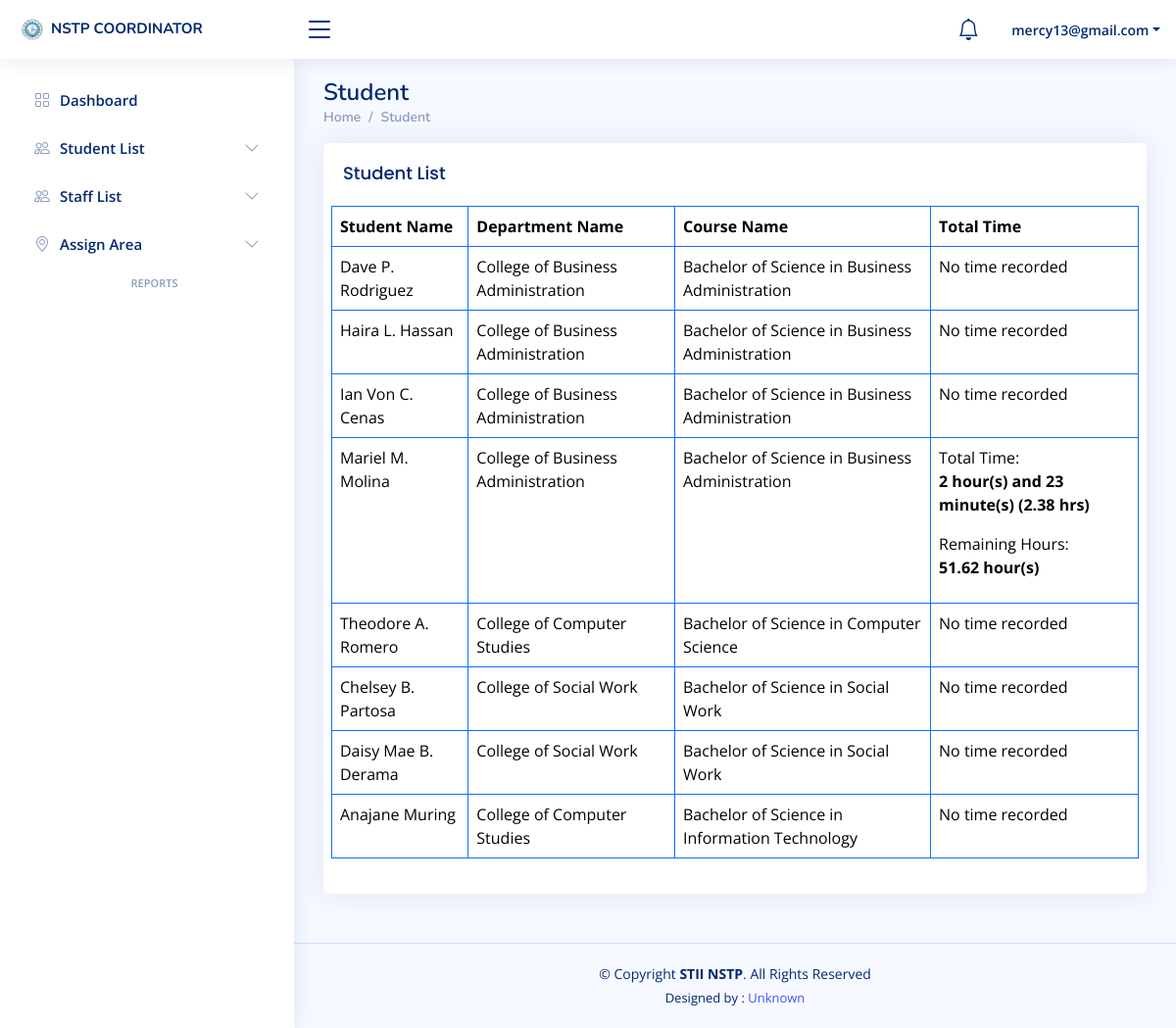
The page /Coordinator/st_cleaning.php (signed in) on the database its author committed.
### tables this page shows
CREATE TABLE `students` (
  `s_id` int(11) NOT NULL,
  `full_name` varchar(255) NOT NULL,
  `student_id` varchar(255) NOT NULL,
  `d_id` int(11) NOT NULL,
  `c_id` int(11) NOT NULL,
  `section` varchar(255) NOT NULL,
  `n_id` int(11) NOT NULL,
  `status` varchar(255) NOT NULL DEFAULT 'Enrolled',
  `address` varchar(255) NOT NULL,
  `gender` varchar(255) NOT NULL,
  `age` varchar(255) NOT NULL,
  `birthdate` varchar(255) NOT NULL,
  `civil_status` varchar(255) NOT NULL,
  `profile_picture` varchar(255) NOT NULL,
  `valid_id` varchar(255) NOT NULL,
  `email` varchar(255) NOT NULL,
  `contact_number` varchar(255) NOT NULL,
  `date` timestamp NOT NULL DEFAULT current_timestamp() ON UPDATE current_timestamp()
);

CREATE TABLE `departments` (
  `d_id` int(11) NOT NULL,
  `department_name` varchar(255) NOT NULL,
  `date` timestamp NOT NULL DEFAULT current_timestamp() ON UPDATE current_timestamp(),
  `status` varchar(255) NOT NULL DEFAULT 'Available'
);

CREATE TABLE `course` (
  `c_id` int(11) NOT NULL,
  `course_name` varchar(255) NOT NULL,
  `d_id` int(11) NOT NULL,
  `date` timestamp NOT NULL DEFAULT current_timestamp() ON UPDATE current_timestamp(),
  `status` varchar(255) NOT NULL DEFAULT 'Available'
);

CREATE TABLE `end_code` (
  `ec_id` int(11) NOT NULL,
  `s_id` int(11) NOT NULL,
  `assign_off_id` int(11) NOT NULL,
  `area_id` int(11) NOT NULL,
  `et` varchar(255) NOT NULL,
  `status` varchar(255) NOT NULL,
  `date` timestamp NOT NULL DEFAULT current_timestamp() ON UPDATE current_timestamp(),
  `rt_id` int(11) NOT NULL,
  `o_id` int(11) NOT NULL
);

CREATE TABLE `start_code` (
  `sc_id` int(11) NOT NULL,
  `s_id` int(11) NOT NULL,
  `assign_off_id` int(11) NOT NULL,
  `area_id` int(11) NOT NULL,
  `st` varchar(255) NOT NULL,
  `status` varchar(255) NOT NULL DEFAULT 'Active',
  `date` timestamp NOT NULL DEFAULT current_timestamp() ON UPDATE current_timestamp(),
  `rt_id` int(11) NOT NULL,
  `o_id` int(11) NOT NULL
);

### Coordinator/st_cleaning.php (the view, shortened to what this page needs)
<?php
if (isset($_SESSION['email']) && isset($_SESSION['co_id']) && ($_SESSION['password']) ) {
?>
<!DOCTYPE html>
<html lang="en">
<head>
  <link href="assets/vendor/bootstrap/css/bootstrap.min.css" rel="stylesheet">
  <link href="assets/vendor/bootstrap-icons/bootstrap-icons.css" rel="stylesheet">
  <link href="assets/vendor/boxicons/css/boxicons.min.css" rel="stylesheet">
  <link href="assets/vendor/quill/quill.snow.css" rel="stylesheet">
  <link href="assets/vendor/quill/quill.bubble.css" rel="stylesheet">
  <link href="assets/vendor/remixicon/remixicon.css" rel="stylesheet">
  <link href="assets/vendor/simple-datatables/style.css" rel="stylesheet">
  <link href="assets/css/style.css" rel="stylesheet">
</head>
<body>
<?php include 'Include/header.php'; ?>
<?php include 'Include/sidebar.php'; ?>
  <main id="main" class="main">
    <div class="pagetitle">
      <h1>Student</h1>
      <nav>
        <ol class="breadcrumb">
          <li class="breadcrumb-item"><a href="dashboard.php">Home</a></li>
          <li class="breadcrumb-item">Student</li>
        </ol>
      </nav>
    </div>
    <section class="section">
      <div class="row">
        <div class="col-lg-12">
          <div class="card">
            <div class="card-body">
              <div class="row">
              	<div class="col-lg-3">
              		<h5 class="card-title">Student List</h5>
              	</div>
              <table class="table table-bordered border-primary">
                <thead>
                  <tr>
                    <th scope="col">Student Name</th>
                    <th scope="col">Department Name</th>
                    <th scope="col">Course Name</th>
                    <th scope="col">Total Time</th>
                  </tr>
                </thead>
                <tbody>
                  <?php
include 'conn.php';
if (isset($_SESSION['email'], $_SESSION['co_id'], $_SESSION['password'])) {
    $co_id = $_SESSION['co_id'];
    $query = "
        SELECT
            s.s_id, s.student_id, s.full_name, s.status, s.section,
            d.department_name, s.c_id, c.course_name, s.n_id
        FROM students s
        LEFT JOIN departments d ON s.d_id = d.d_id
        LEFT JOIN course c ON s.c_id = c.c_id
        WHERE s.status = 'Enrolled' AND s.n_id = '$co_id'
    ";
    $results = mysqli_query($conn, $query) or die("Database error: " . mysqli_error($conn));
    if (mysqli_num_rows($results) > 0) {
        while ($row = mysqli_fetch_assoc($results)) {
            $s_id = $row['s_id'];
            $full_name = htmlspecialchars($row['full_name']);
            $department_name = htmlspecialchars($row['department_name'] ?? 'N/A');
            $course_name = htmlspecialchars($row['course_name'] ?? 'N/A');
            $start_date = $end_date = $area_name_start = $area_name_end = '';
            $hours = $minutes = 0;
            $has_time = false;
            $total_time_hours = 0;
            $sql_start = "
                SELECT sc.date, a.area_name
                FROM start_code sc
                INNER JOIN area a ON sc.area_id = a.area_id
                WHERE sc.s_id = ?
                ORDER BY sc.date ASC LIMIT 1
            ";
            $stmt_start = $conn->prepare($sql_start);
            $stmt_start->bind_param("i", $s_id);
            $stmt_start->execute();
            $stmt_start->bind_result($start_date, $area_name_start);
            $sql_end = "
                SELECT ec.date, a.area_name
                FROM end_code ec
                INNER JOIN area a ON ec.area_id = a.area_id
                WHERE ec.s_id = ?
                ORDER BY ec.date DESC LIMIT 1
            ";
            $stmt_end = $conn->prepare($sql_end);
            $stmt_end->bind_param("i", $s_id);
            $stmt_end->execute();
            $stmt_end->bind_result($end_date, $area_name_end);
            if (!empty($start_date) && !empty($end_date)) {
                $start_ts = strtotime($start_date);
                $end_ts = strtotime($end_date);
                $total_seconds = $end_ts - $start_ts;
                if ($total_seconds > 0 && $total_seconds <= 86400) {
                    $hours = floor($total_seconds / 3600);
                    $minutes = floor(($total_seconds % 3600) / 60);
                    $total_time_hours = $hours + ($minutes / 60);
                    $has_time = true;
                }
            }
            $remaining_hours = max(0, number_format(54 - $total_time_hours, 2));
            $total_time_display = number_format($total_time_hours, 2);
            ?>
            <tr>
                <td><?= $full_name ?></td>
                <td><?= $department_name ?></td>
                <td><?= $course_name ?></td>
                <td>
                    <?php if ($has_time): ?>
                        <p>Total Time: <br> <strong><?= "$hours hour(s) and $minutes minute(s)" ?> (<?= $total_time_display ?> hrs)</strong></p>
                        <?php if ($total_time_hours >= 54): ?>
                            <p style="color: green; font-weight: bold;">🎉 Congratulations! You've completed the required 54 hours.</p>
                        <?php else: ?>
                            <p>Remaining Hours: <br> <strong><?= $remaining_hours ?> hour(s)</strong></p>
                        <?php endif; ?>
                    <?php else: ?>
                        <p>No time recorded</p>
                    <?php endif; ?>
                </td>
            </tr>
            <?php
        }
    } else {
        echo "<tr><td colspan='7'><center>No Enrolled Students Found</center></td></tr>";
    }
} else {
    echo "Please log in to view the data.";
}
?>
                </tbody>
              </table>
            </div>
          </div>
        </div>
      </div>
    </section>
  </main>
  <footer id="footer" class="footer">
    <div class="copyright">
      &copy; Copyright <strong><span>STII NSTP</span></strong>. All Rights Reserved
    </div>
    <div class="credits">
      Designed by : <a href="#">Unknown</a>
    </div>
  </footer>
</body>
</html>
<?php
}else{
    header("Location: sign_in.php");
    exit();
}
?>

### Coordinator/Include/header.php (shortened to what this page needs)
<header id="header" class="header fixed-top d-flex align-items-center">
  <div class="d-flex align-items-center justify-content-between">
    <a href="dashboard.php" class="logo d-flex align-items-center">
      <img src="assets/img/s.png" alt="">
      <span class="d-none d-lg-block" style="font-size: 15px;">NSTP COORDINATOR</span>
    </a>
    <i class="bi bi-list toggle-sidebar-btn"></i>
  </div>
  <nav class="header-nav ms-auto">
    <ul class="d-flex align-items-center">
      <li class="nav-item dropdown">
          <a class="nav-link nav-icon" href="#" data-bs-toggle="dropdown">
              <i class="bi bi-bell"></i>
          </a>
      </li>
      <li class="nav-item dropdown pe-3">
        <a class="nav-link nav-profile d-flex align-items-center pe-0" href="#" data-bs-toggle="dropdown">
          <span class="d-none d-md-block dropdown-toggle ps-2"><?php echo $_SESSION['email'] ?></span>
        </a>
      </li>
    </ul>
  </nav>
</header>

### Coordinator/Include/sidebar.php (shortened to what this page needs)
<aside id="sidebar" class="sidebar">
  <ul class="sidebar-nav" id="sidebar-nav">
    <li class="nav-item">
      <a class="nav-link collapsed" href="dashboard.php">
        <i class="bi bi-grid"></i>
        <span>Dashboard</span>
      </a>
    </li>
    <li class="nav-item">
      <a class="nav-link collapsed" data-bs-target="#forms-nav" data-bs-toggle="collapse" href="#">
        <i class="bi bi-people"></i><span>Student List</span><i class="bi bi-chevron-down ms-auto"></i>
      </a>
    </li>
    <li class="nav-item">
      <a class="nav-link collapsed" data-bs-target="#components-nav" data-bs-toggle="collapse" href="#">
        <i class="bi bi-people"></i><span>Staff List</span><i class="bi bi-chevron-down ms-auto"></i>
      </a>
    </li>
    <li class="nav-item">
      <a class="nav-link collapsed" data-bs-target="#tables-nav" data-bs-toggle="collapse" href="#">
        <i class="bi bi-geo-alt"></i><span>Assign Area</span><i class="bi bi-chevron-down ms-auto"></i>
      </a>
    </li>
    <li class="nav-heading">
      <center>Reports</center>
    </li>
  </ul>
</aside>

### Coordinator/assets/css/style.css (style rules this page uses)
:root { scroll-behavior: smooth; }
body { font-family: "Open Sans", sans-serif; background: #f6f9ff; color: #444444; }
a { color: #4154f1; text-decoration: none; }
h1, h2, h3, h4, h5, h6 { font-family: "Nunito", sans-serif; }
#main { margin-top: 60px; padding: 20px 30px; transition: all 0.3s; }
.pagetitle { margin-bottom: 10px; }
.pagetitle h1 { font-size: 24px; margin-bottom: 0; font-weight: 600; color: #012970; }
.card { margin-bottom: 30px; border: none; border-radius: 5px; box-shadow: 0px 0 30px rgba(1, 41, 112, 0.1); }
.card-title { padding: 20px 0 15px 0; font-size: 18px; font-weight: 500; color: #012970; font-family: "Poppins", sans-serif; }
.card-body { padding: 0 20px 20px 20px; }
.breadcrumb { font-size: 14px; font-family: "Nunito", sans-serif; color: #899bbd; font-weight: 600; }
.breadcrumb a { color: #899bbd; transition: 0.3s; }
.breadcrumb .breadcrumb-item::before { color: #899bbd; }
.logo { line-height: 1; }
@media (min-width: 1200px) { .logo { width: 280px; } }
.logo img { max-height: 26px; margin-right: 6px; }
.logo span { font-size: 26px; font-weight: 700; color: #012970; font-family: "Nunito", sans-serif; }
.header { transition: all 0.5s; z-index: 997; height: 60px; box-shadow: 0px 2px 20px rgba(1, 41, 112, 0.1); background-color: #fff; padding-left: 20px; }
.header .toggle-sidebar-btn { font-size: 32px; padding-left: 10px; cursor: pointer; color: #012970; }
.header-nav ul { list-style: none; }
.header-nav>ul { margin: 0; padding: 0; }
.header-nav .nav-icon { font-size: 22px; color: #012970; margin-right: 25px; position: relative; }
.header-nav .nav-profile { color: #012970; }
.header-nav .nav-profile span { font-size: 14px; font-weight: 600; }
.sidebar { position: fixed; top: 60px; left: 0; bottom: 0; width: 300px; z-index: 996; transition: all 0.3s; padding: 20px; overflow-y: auto; scrollbar-width: thin; scrollbar-color: #aab7cf transparent; box-shadow: 0px 0px 20px rgba(1, 41, 112, 0.1); background-color: #fff; }
@media (min-width: 1200px) { #main, #footer { margin-left: 300px; } }
.sidebar-nav { padding: 0; margin: 0; list-style: none; }
.sidebar-nav li { padding: 0; margin: 0; list-style: none; }
.sidebar-nav .nav-item { margin-bottom: 5px; }
.sidebar-nav .nav-heading { font-size: 11px; text-transform: uppercase; color: #899bbd; font-weight: 600; margin: 10px 0 5px 15px; }
.sidebar-nav .nav-link { display: flex; align-items: center; font-size: 15px; font-weight: 600; color: #4154f1; transition: 0.3; background: #f6f9ff; padding: 10px 15px; border-radius: 4px; }
.sidebar-nav .nav-link i { font-size: 16px; margin-right: 10px; color: #4154f1; }
.sidebar-nav .nav-link.collapsed { color: #012970; background: #fff; }
.sidebar-nav .nav-link.collapsed i { color: #899bbd; }
.sidebar-nav .nav-link .bi-chevron-down { margin-right: 0; transition: transform 0.2s ease-in-out; }
.footer { padding: 20px 0; font-size: 14px; transition: all 0.3s; border-top: 1px solid #cddfff; }
.footer .copyright { text-align: center; color: #012970; }
.footer .credits { padding-top: 5px; text-align: center; font-size: 13px; color: #012970; }

### rows shown on the page
students: full_name "Dave P. Rodriguez", d.department_name "College of Business Administration", c.course_name "Bachelor of Science in Business Administration", shows "No time recorded"
students: full_name "Haira L. Hassan", d.department_name "College of Business Administration", c.course_name "Bachelor of Science in Business Administration", shows "No time recorded"
students: full_name "Ian Von C. Cenas", d.department_name "College of Business Administration", c.course_name "Bachelor of Science in Business Administration", shows "No time recorded"
students: full_name "Mariel M. Molina", d.department_name "College of Business Administration", c.course_name "Bachelor of Science in Business Administration", end_code.date "2", end_code.date "23", end_code.date "2.38", end_code.date "51.62"
students: full_name "Theodore A. Romero", d.department_name "College of Computer Studies", c.course_name "Bachelor of Science in Computer Science", shows "No time recorded"
students: full_name "Chelsey B. Partosa", d.department_name "College of Social Work", c.course_name "Bachelor of Science in Social Work", shows "No time recorded"
students: full_name "Daisy Mae B. Derama", d.department_name "College of Social Work", c.course_name "Bachelor of Science in Social Work", shows "No time recorded"
students: full_name "Anajane Muring", d.department_name "College of Computer Studies", c.course_name "Bachelor of Science in Information Technology", shows "No time recorded"

### other values the page prints
$_SESSION['email'] "mercy13@gmail.com"
